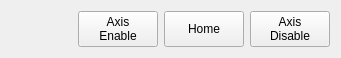
   <widget class="QWidget" name="layoutWidget_2">
    <property name="geometry">
     <rect>
      <x>450</x>
      <y>90</y>
      <width>341</width>
      <height>41</height>
     </rect>
    </property>
    <layout class="QHBoxLayout" name="horizontalLayout_2">
     <item>
      <spacer name="horizontalSpacer_2">
       <property name="orientation">
        <enum>Qt::Horizontal</enum>
       </property>
       <property name="sizeHint" stdset="0">
        <size>
         <width>88</width>
         <height>20</height>
        </size>
       </property>
      </spacer>
     </item>
     <item>
      <widget class="QPushButton" name="pushButton_es_enable">
       <property name="text">
        <string>Axis
Enable</string>
       </property>
      </widget>
     </item>
     <item>
      <widget class="QPushButton" name="pushButton_es_home">
       <property name="sizePolicy">
        <sizepolicy hsizetype="Minimum" vsizetype="Minimum">
         <horstretch>0</horstretch>
         <verstretch>0</verstretch>
        </sizepolicy>
       </property>
       <property name="text">
        <string>Home</string>
       </property>
      </widget>
     </item>
     <item>
      <widget class="QPushButton" name="pushButton_es_disable">
       <property name="sizePolicy">
        <sizepolicy hsizetype="Minimum" vsizetype="Minimum">
         <horstretch>0</horstretch>
         <verstretch>0</verstretch>
        </sizepolicy>
       </property>
       <property name="text">
        <string>Axis
Disable</string>
       </property>
      </widget>
     </item>
    </layout>
   </widget>
